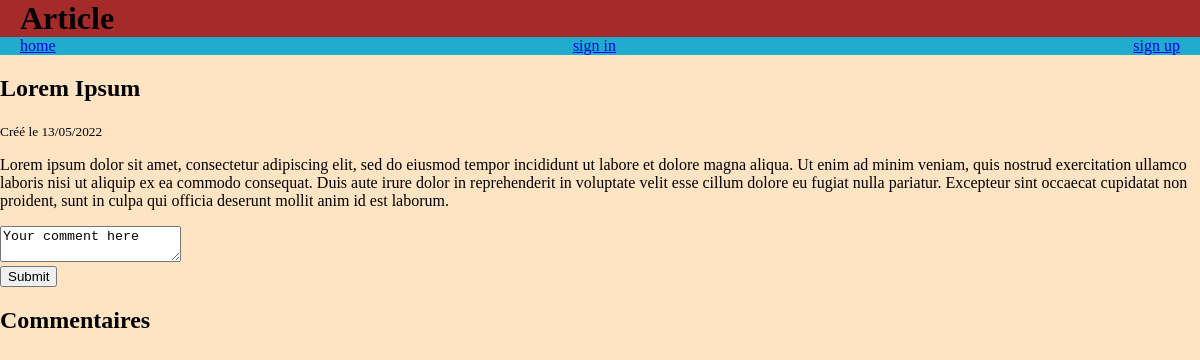
The app's page /public/article.php?id=1 with its own data.
### tables this page shows
create table article
(
    idArt       int signed AUTO_INCREMENT,
    titArt      VARCHAR(512) ,
    AbsArt      VARCHAR(512),
    txtArt      VARCHAR(10000),
    imgArt      VARCHAR(512),
    dtCre       DATETIME,
    idAut       int signed,
    idCat       int signed,
    PRIMARY KEY (idArt),
    constraint fk_ArtAuthor
        FOREIGN KEY (idAut)
            references user (idUsr),
    constraint fk_ArtCategory
        FOREIGN KEY (idCat)
            references category (idCat)
);

### public/article.php (called while the page is built, shortened)
<?php
include '../lib/functions.php';
include_once '../src/core/Database.php';
$idArticle = (int) $_GET['id'];
$articleModel = new ArticleModel();
$article = $articleModel -> getOneArticle($idArticle);
include '../templates/base.phtml';

### src/Model/ArticleModel.php (called while the page is built, shortened)
<?php
class ArticleModel{
    function getOneArticle(int $idArticle)
    {
        $db = new Database() ;
        $sql = 'SELECT *
                FROM article
                WHERE idArt = ?';
        return $db->getOneResult($sql,[$idArticle]);
    }
}

### src/Core/Database.php (called while the page is built, shortened)
<?php
class Database {
    function getPDOConnection()
    {
        $dsn = 'mysql:dbname='.DB_NAME.';host='.DB_HOST.';charset=utf8';
        $user = DB_USER;
        $password = DB_PASS;
        $options = [
            PDO::ATTR_ERRMODE => PDO::ERRMODE_EXCEPTION,
            PDO::ATTR_DEFAULT_FETCH_MODE => PDO::FETCH_ASSOC
        ];
        $pdo = new PDO($dsn, $user, $password, $options);
        return $pdo;
    }
    function executeQuery(string $sql, array $values =[] ){
        $pdo = $this->getPDOConnection();
        $pdoStatement = $pdo->prepare($sql);
        $pdoStatement -> execute($values);
        return $pdoStatement;
    }
    function getOneResult(string $sql, array $values =[] ){
        $pdoStatement = $this -> executeQuery($sql,$values);
        return $pdoStatement -> fetch();
    }
}

### templates/article.phtml (the view, shortened to what this page needs)
<body>
    <main>
        <article class="siteArticle">
            <h2><?=$article['titArt'];?></h2>
            <small>Créé le <?=(new DateTimeImmutable($article['dtCre']))->format('d/m/Y');?></small>
                <p><?=$article['txtArt'];?></p>
        </article>
        <div class='CommentBox'>
            <form action="article.php?id=<?=$article['idArt'];?>" method="post">
                <div>
                    <textarea name="comments" id="comments" >Your comment here
                    </textarea>
                </div>
                <input type="submit" value="Submit">
            </form>
        </div>
        <div class='CommentDisplay'>
            <h2>Commentaires</h2>
        </div>
    </main>
</body>

### styles/styles.css (style rules this page uses)
.siteBody { margin: 0; background-color: bisque; }

### records on screen
article: titArt "Lorem Ipsum", dtCre "13/05/2022", txtArt "Lorem ipsum dolor sit amet, consectetur adipiscing elit, sed do eiusmod tempor incididunt ut labore et dolore magna aliqua. Ut enim ad minim veniam, quis nostrud exercitation ullamco laboris nisi ut aliquip ex ea commodo consequat. Duis aute irure dolor in reprehenderit in voluptate velit esse cillum dolore eu fugiat nulla pariatur. Excepteur sint occaecat cupidatat non proident, sunt in culpa qui officia deserunt mollit anim id est laborum."

### other values on screen
$h1title "Article"
